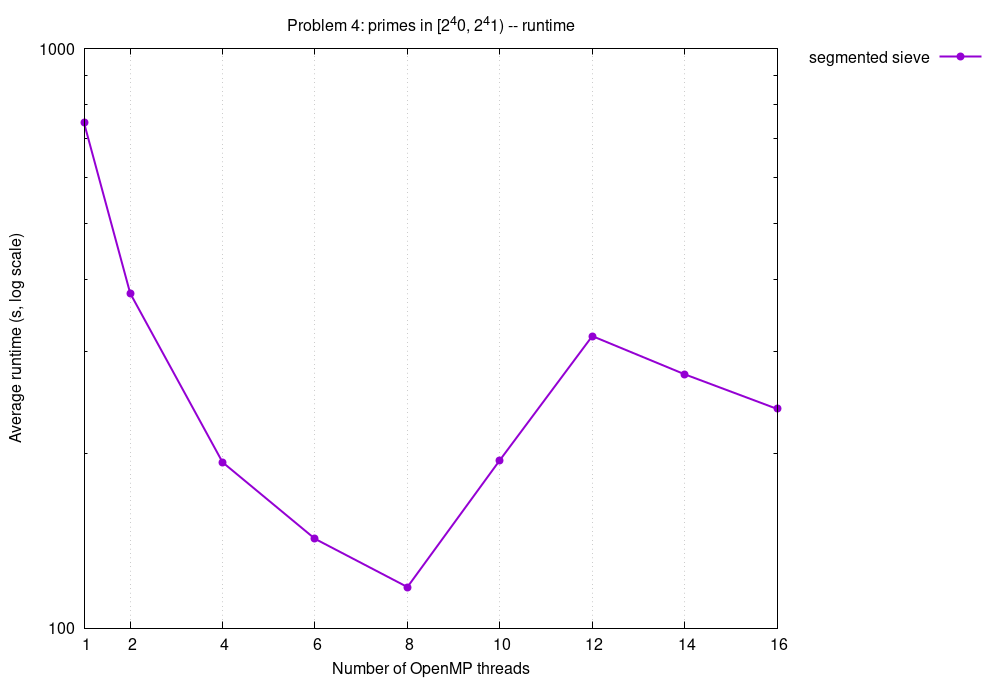

gnuplot code for this plot:
# generated by plots/plot_all.sh -- regenerate, do not hand-edit
set terminal pngcairo size 1000,680 enhanced font 'Helvetica,12'
set output 'plots/p4_runtime.png'
set title "Problem 4: primes in [2^40, 2^41) -- runtime"
set xlabel 'Number of OpenMP threads'
set ylabel 'Average runtime (s, log scale)'
set key outside right top
set grid
set xtics (1,2,4,6,8,10,12,14,16)
set logscale y
plot 'plots/data/p4_primes.dat' using 1:2 with linespoints lw 2 pt 7 title 'segmented sieve'
